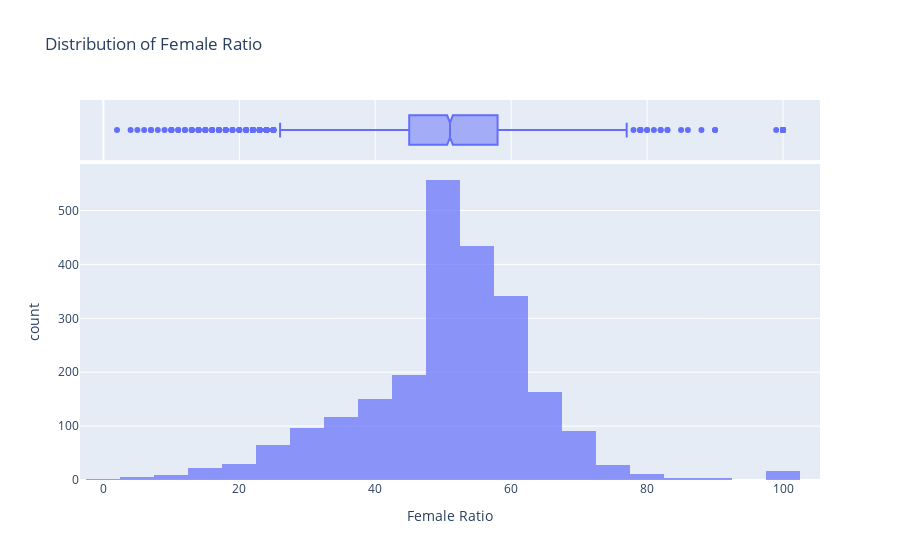

Source (notebook cell):
### Markdown cell above
For Female

### Code cell
import plotly.express as px

# Creating a histogram using Plotly
fig = px.histogram(data, x='Female Ratio', nbins=30, marginal='box', 
                   title='Distribution of Female Ratio', 
                   labels={'Female Ratio': 'Female Ratio'},
                   opacity=0.7)

# Displaying the plot
fig.show()

### Figure 1 — Plotly figure (JSON) as saved in the notebook; plotly's stock layout.template omitted (floating-point values rounded to 4 significant figures; data arrays with more than 128 entries replaced by an {"elided": "..."} marker saying what was removed)
{"data": [{"alignmentgroup": "True", "bingroup": "x", "hovertemplate": "Female Ratio=%{x}<br>count=%{y}<extra></extra>", "legendgroup": "", "marker": {"color": "#636efa", "opacity": 0.7, "pattern": {"shape": ""}}, "name": "", "nbinsx": 30, "offsetgroup": "", "orientation": "v", "showlegend": false, "type": "histogram", "x": {"elided": "2341 float values"}, "xaxis": "x", "yaxis": "y"}, {"alignmentgroup": "True", "hovertemplate": "Female Ratio=%{x}<extra></extra>", "legendgroup": "", "marker": {"color": "#636efa"}, "name": "", "notched": true, "offsetgroup": "", "showlegend": false, "type": "box", "x": {"elided": "2341 float values"}, "xaxis": "x2", "yaxis": "y2"}], "layout": {"barmode": "relative", "legend": {"tracegroupgap": 0}, "title": {"text": "Distribution of Female Ratio"}, "xaxis": {"anchor": "y", "domain": [0, 1], "title": {"text": "Female Ratio"}}, "xaxis2": {"anchor": "y2", "domain": [0, 1], "matches": "x", "showgrid": true, "showticklabels": false}, "yaxis": {"anchor": "x", "domain": [0, 0.8316], "title": {"text": "count"}}, "yaxis2": {"anchor": "x2", "domain": [0.8416, 1], "matches": "y2", "showgrid": false, "showline": false, "showticklabels": false, "ticks": ""}}}
